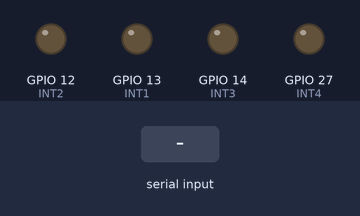
The sketch below on a simulated ESP32. Shown: output pins drawn as LEDs (lit = HIGH). Inputs (shaded band) come from the test bench. Nothing arrives over Bluetooth unless stated.

Above: at 1.2 s.
1.3 s: "F" received over the second serial link
At 2.5 s:
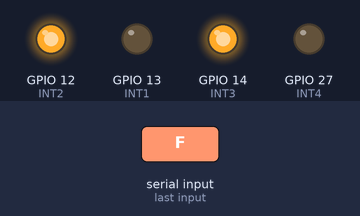
2.8 s: "B" received over the second serial link
At 3.6 s:
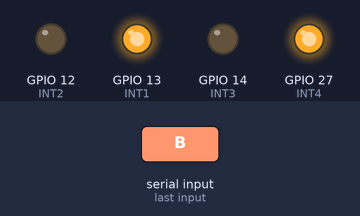
4.3 s: "S" received over the second serial link
At 4.8 s:
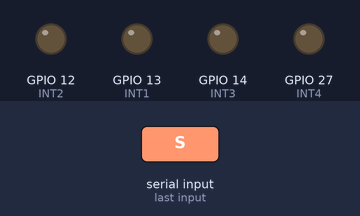
Timing chart, 0 to 7.3 s (numbered marks = the images above; inputs shaded):
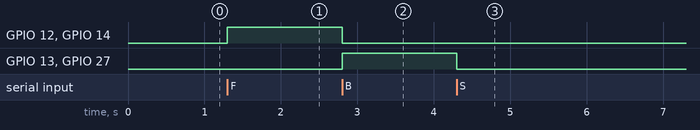

The sketch:

script-bluetooth.ino
```cpp
#define INT1 13
#define INT2 12
#define INT3 14
#define INT4 27

#include "BluetoothSerial.h"
BluetoothSerial SerialBT;

void setup() {
  Serial.begin(115200);
  SerialBT.begin("SumoBot");

  pinMode(INT1, OUTPUT);
  pinMode(INT2, OUTPUT);
  pinMode(INT3, OUTPUT);
  pinMode(INT4, OUTPUT);
  Stop();
}

void loop() {
  if (SerialBT.available()) {
    char command = SerialBT.read();

    switch (command) {
      case 'F': forward(); break;
      case 'B': backward(); break;
      case 'S': Stop(); break;
      default: Stop(); break;
    }
  }
}

void forward() {
  digitalWrite(INT1, LOW);
  digitalWrite(INT2, HIGH);
  digitalWrite(INT3, HIGH);
  digitalWrite(INT4, LOW);
}

void backward() {
  digitalWrite(INT1, HIGH);
  digitalWrite(INT2, LOW);
  digitalWrite(INT3, LOW);
  digitalWrite(INT4, HIGH);
}

// stop the robot
void Stop() {
  digitalWrite(INT1, LOW);
  digitalWrite(INT2, LOW);
  digitalWrite(INT3, LOW);
  digitalWrite(INT4, LOW);
}
```

Measured:
- after the input at 1.3 s, GPIO 12 (INT2), GPIO 14 (INT3): LOW → HIGH at once
- after the input at 2.8 s, GPIO 12 (INT2), GPIO 14 (INT3): HIGH → LOW at once; GPIO 13 (INT1), GPIO 27 (INT4): LOW → HIGH at once
- after the input at 4.3 s, GPIO 13 (INT1), GPIO 27 (INT4): HIGH → LOW at once
